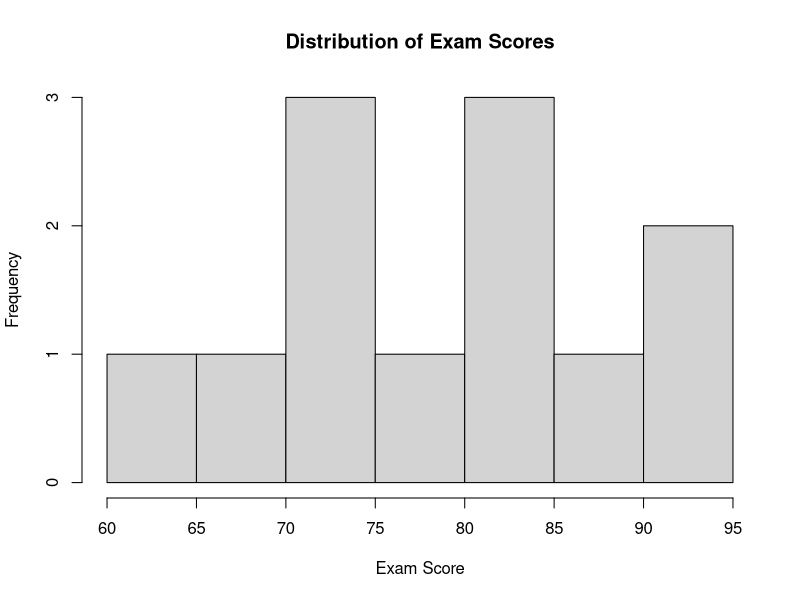
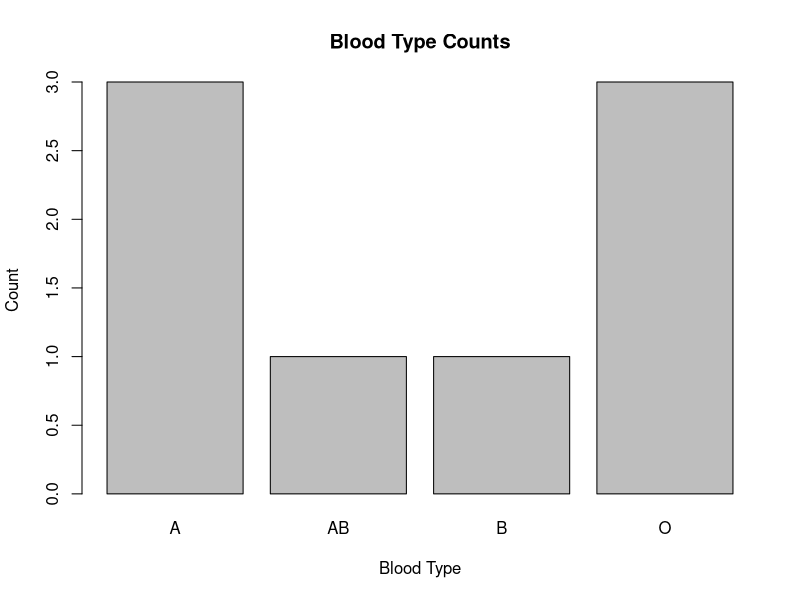
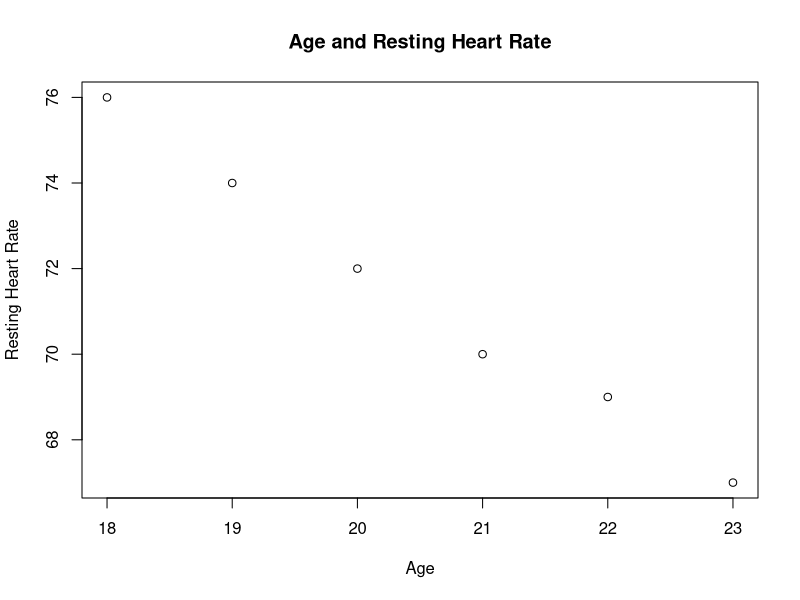
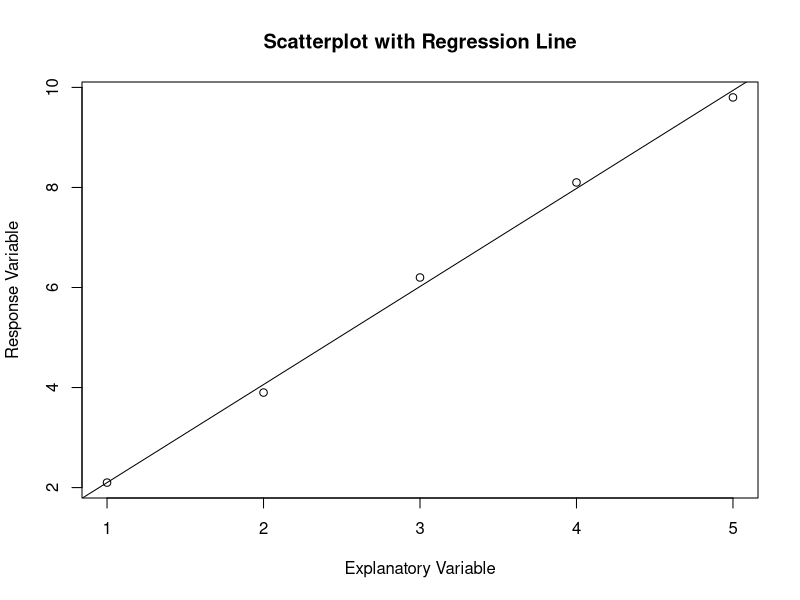
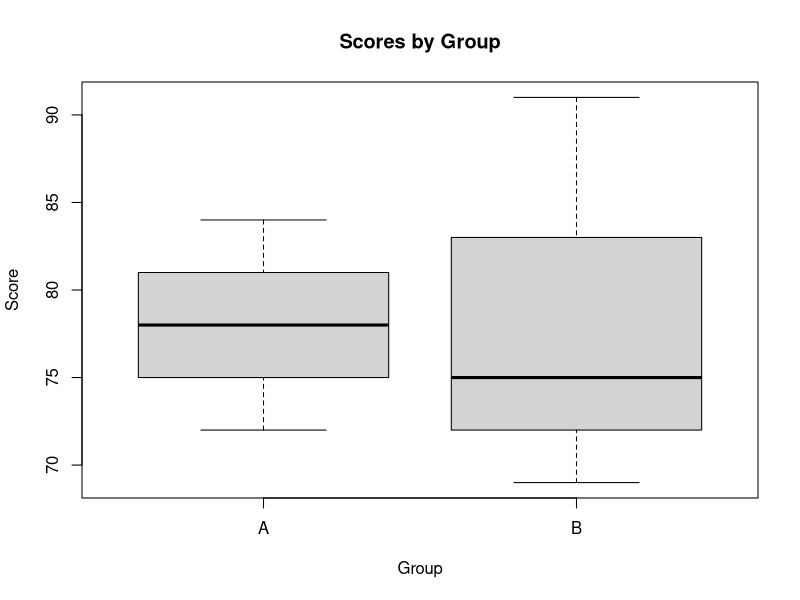

Here is the R script that generated these plots, in order:
## ---- chunk 1
# Store a value in an object
x <- 12

# Display the value
print(x)

# Perform a calculation
2 + 3 * 4
## ---- chunk 2
# The names mean and sd identify arguments supplied to rnorm()
rnorm(n = 5, mean = 10, sd = 2)
## ---- chunk 3
mean(c(4, 5, 7, 8))
## ---- chunk 4
mean(c(4, 6, 8, 10))
## ---- chunk 5
round(x = 3.14159, digits = 2)
## ---- chunk 6
round(3.14159, 2)
## ---- chunk 7
# This function calculates the range of a numeric vector
data_range <- function(x) {
  max(x) - min(x)
}

values <- c(4, 7, 10, 15)

data_range(values)
## ---- chunk 8
# This function converts a z-score back to an original measurement
from_z_score <- function(z, mean_value, sd_value) {
  mean_value + z * sd_value
}

from_z_score(
  z = 1.5,
  mean_value = 100,
  sd_value = 15
)
## ---- chunk 9
# A vector of observations
heights <- c(168, 172, 175, 169, 181)

# Display the vector
print(heights)
## ---- chunk 10
values <- c(2, 4, 6)

values + 1
values * 2
values^2
## ---- chunk 11
scores <- c(72, 81, NA, 90, 85)

# Ignore the missing value when calculating the mean
mean(scores, na.rm = TRUE)
## ---- chunk 12
weights <- c(61, 64, 68, 70, 72, 75)

mean(weights)
median(weights)
sd(weights)
summary(weights)
## ---- chunk 13
x <- c(1, 2, 3, 4, 5)
y <- c(2, 3, 5, 7, 8)

cor(x, y)
## ---- chunk 14
blood_type <- c("O", "A", "O", "B", "A", "O", "AB", "A")

counts <- table(blood_type)
counts

prop.table(counts)
## ---- chunk 15
treatment <- factor(c("Control", "Treatment", "Control", "Treatment"))
print(treatment)
## ---- chunk 16
study <- data.frame(
  id = 1:5,
  age = c(19, 20, 18, 22, 21),
  heart_rate = c(72, 68, 75, 64, 70)
)

# Display the first rows
head(study)

# Select one variable
study$heart_rate
## ---- chunk 17
exam_scores <- c(62, 68, 71, 74, 75, 78, 81, 82, 85, 88, 91, 94)

# A histogram shows the distribution of one quantitative variable
hist(
  exam_scores,
  main = "Distribution of Exam Scores",
  xlab = "Exam Score"
)
## ---- chunk 18
blood_type <- c("O", "A", "O", "B", "A", "O", "AB", "A")

blood_counts <- table(blood_type)

# A bar chart displays the frequency of each category
barplot(
  blood_counts,
  main = "Blood Type Counts",
  xlab = "Blood Type",
  ylab = "Count"
)
## ---- chunk 19
age <- c(18, 19, 20, 21, 22, 23)
heart_rate <- c(76, 74, 72, 70, 69, 67)

# A scatterplot displays the relationship between two quantitative variables
plot(
  age,
  heart_rate,
  main = "Age and Resting Heart Rate",
  xlab = "Age",
  ylab = "Resting Heart Rate"
)
## ---- chunk 20
x <- c(1, 2, 3, 4, 5)
y <- c(2.1, 3.9, 6.2, 8.1, 9.8)

model <- lm(y ~ x)

# Plot the observed data
plot(
  x,
  y,
  main = "Scatterplot with Regression Line",
  xlab = "Explanatory Variable",
  ylab = "Response Variable"
)

# Add the least-squares regression line
abline(model)
## ---- chunk 21
group <- c("A", "A", "A", "B", "B", "B")
score <- c(72, 78, 84, 69, 75, 91)

# Compare the score distributions for two groups
boxplot(
  score ~ group,
  main = "Scores by Group",
  xlab = "Group",
  ylab = "Score"
)
## ---- chunk 22
# P(X <= 110) for X ~ N(100, 15)
pnorm(q = 110, mean = 100, sd = 15)

# The 90th percentile
qnorm(p = 0.90, mean = 100, sd = 15)

# Five simulated observations
rnorm(n = 5, mean = 100, sd = 15)
## ---- chunk 23
# P(X > 110)
pnorm(
  q = 110,
  mean = 100,
  sd = 15,
  lower.tail = FALSE
)
## ---- chunk 24
# Exactly 2 successes when n = 5 and p = 0.45
dbinom(x = 2, size = 5, prob = 0.45)

# At most 2 successes
pbinom(q = 2, size = 5, prob = 0.45)
## ---- chunk 25
# Exactly 2 events when lambda = 1.5
dpois(x = 2, lambda = 1.5)

# At most 2 events
ppois(q = 2, lambda = 1.5)
## ---- chunk 26
regression_data <- data.frame(
  x = c(1, 2, 3, 4, 5),
  y = c(2.1, 3.9, 6.2, 8.1, 9.8)
)

model <- lm(y ~ x, data = regression_data)

# Intercept and slope
coef(model)

# Standard regression output
summary(model)
## ---- chunk 27
# Predict y when x = 6
predict(
  model,
  newdata = data.frame(x = 6)
)

# Residuals for the observed data
residuals(model)
## ---- chunk 28
set.seed(123)

# Simulate 10 fair die rolls
rolls <- sample(1:6, size = 10, replace = TRUE)
rolls
## ---- chunk 29
set.seed(123)

# Simulate 500 sample means from samples of size 25
sample_means <- replicate(
  500,
  mean(rnorm(25, mean = 100, sd = 15))
)

mean(sample_means)
sd(sample_means)
## ---- chunk 30
x <- 3.14159265

sqrt(25)
log10(1000)
round(x, 3)
